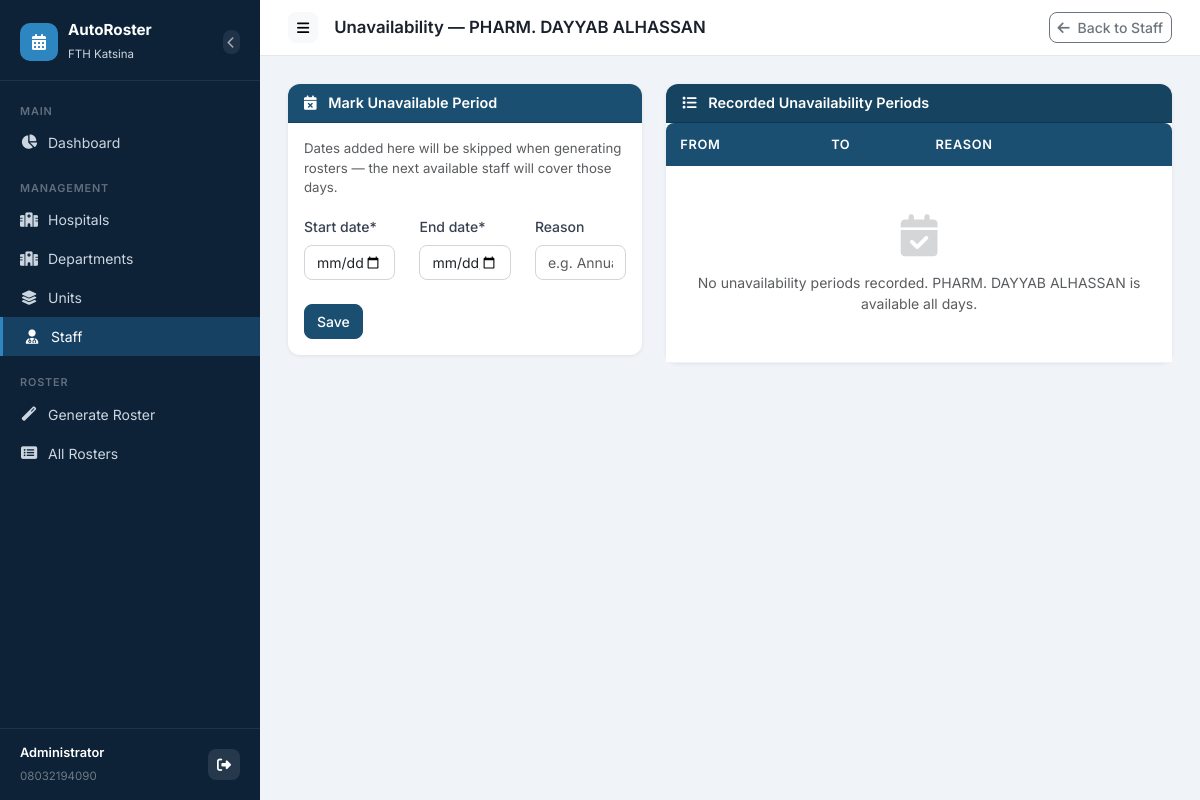
The page /staff/10/availability/ (signed in) on the database its author committed.
### accounts/models.py (models this page shows)
class User(AbstractBaseUser, PermissionsMixin):
    phone_number = models.CharField(max_length=20, unique=True)
    full_name = models.CharField(max_length=200, blank=True)
    is_active = models.BooleanField(default=True)
    is_staff = models.BooleanField(default=False)
    date_joined = models.DateTimeField(auto_now_add=True)
    objects = UserManager()
    USERNAME_FIELD = 'phone_number'
    REQUIRED_FIELDS = []
    def __str__(self):
        return self.full_name or self.phone_number

### roster/models.py (models this page shows, shortened)
class Staff(models.Model):
    unit = models.ForeignKey(Unit, on_delete=models.CASCADE, related_name='staff')
    title = models.CharField(max_length=50, default='PHARM.')
    name = models.CharField(max_length=200, help_text='Full name e.g. IBRAHIM ABUKUR')
    is_active = models.BooleanField(default=True)
    @property
    def display_name(self):
        return f"{self.title} {self.name}".upper()
    class Meta:
        ordering = ['name']
        verbose_name_plural = 'Staff'

### roster/views.py (the view)
# urls.py: path('staff/<int:pk>/availability/', views.staff_availability, name='staff_availability'),
@login_required
def staff_availability(request, pk):
    staff = get_object_or_404(Staff, pk=pk)
    records = staff.availability_records.order_by('start_date')
    form = StaffAvailabilityForm(request.POST or None)
    if request.method == 'POST' and form.is_valid():
        av = form.save(commit=False)
        av.staff = staff
        av.save()
        messages.success(request, 'Unavailability period saved.')
        return redirect('staff_availability', pk=pk)
    return render(request, 'roster/staff_availability.html', {
        'staff': staff,
        'records': records,
        'form': form,
    })

### roster/forms.py (shortened to what this page needs)
class StaffAvailabilityForm(forms.ModelForm):
    class Meta:
        model = StaffAvailability
        fields = ['start_date', 'end_date', 'reason']
        widgets = {
            'start_date': forms.DateInput(attrs={'class': 'form-control', 'type': 'date'}),
            'end_date': forms.DateInput(attrs={'class': 'form-control', 'type': 'date'}),
            'reason': forms.TextInput(attrs={'class': 'form-control', 'placeholder': 'e.g. Annual leave, Training'}),
        }
    def __init__(self, *args, **kwargs):
        super().__init__(*args, **kwargs)
        self.helper = FormHelper()
        self.helper.layout = Layout(
            Row(
                Column('start_date', css_class='col-md-4'),
                Column('end_date', css_class='col-md-4'),
                Column('reason', css_class='col-md-4'),
            ),
            Submit('submit', 'Save', css_class='btn btn-primary mt-2'),
        )

### roster/templates/roster/staff_availability.html (shortened to what this page needs)
{% extends 'roster/base.html' %}
{% load crispy_forms_tags %}
{% block page_title %}Unavailability — {{ staff.display_name }}{% endblock %}
{% block topbar_actions %}
  <a href="{% url 'staff_list' %}" class="btn btn-outline-secondary btn-sm">
    <i class="fas fa-arrow-left me-1"></i> Back to Staff
  </a>
{% endblock %}
{% block content %}
<div class="row g-4">
  <div class="col-lg-5">
    <div class="card">
      <div class="card-header" style="background:#1B4F72;color:#fff;font-weight:600;font-size:.9rem;">
        <i class="fas fa-calendar-times me-2"></i> Mark Unavailable Period
      </div>
      <div class="card-body">
        <p class="text-muted mb-3" style="font-size:.83rem;">
          Dates added here will be skipped when generating rosters — the next available staff will cover those days.
        </p>
        {% crispy form %}
      </div>
    </div>
  </div>
  <div class="col-lg-7">
    <div class="card">
      <div class="card-header" style="background:#154360;color:#fff;font-weight:600;font-size:.9rem;">
        <i class="fas fa-list me-2"></i> Recorded Unavailability Periods
      </div>
      <div class="card-body p-0">
        <table class="table table-modern mb-0">
          <thead>
            <tr>
              <th>From</th>
              <th>To</th>
              <th>Reason</th>
              <th></th>
            </tr>
          </thead>
          <tbody>
            {% for rec in records %}
            <tr>
              <td style="font-size:.875rem;font-weight:600;">{{ rec.start_date|date:"d M Y" }}</td>
              <td style="font-size:.875rem;">{{ rec.end_date|date:"d M Y" }}</td>
              <td style="font-size:.82rem;color:#6b7280;">{{ rec.reason|default:"—" }}</td>
              <td class="text-end">
                <form method="post" action="{% url 'staff_availability_delete' rec.pk %}" style="display:inline;">
                  {% csrf_token %}
                  <button type="submit" class="btn btn-sm btn-outline-danger"
                    onclick="return confirm('Remove this unavailability record?')">
                    <i class="fas fa-trash"></i>
                  </button>
                </form>
              </td>
            </tr>
            {% empty %}
            <tr>
              <td colspan="4" class="text-center py-5 text-muted">
                <i class="fas fa-calendar-check fa-3x mb-3 opacity-25 d-block"></i>
                No unavailability periods recorded. {{ staff.display_name }} is available all days.
              </td>
            </tr>
            {% endfor %}
          </tbody>
        </table>
      </div>
    </div>
  </div>
</div>
{% endblock %}

### roster/templates/roster/base.html (shortened to what this page needs)
<!DOCTYPE html>
<html lang="en">
<head>
  <link href="https://cdn.jsdelivr.net/npm/bootstrap@5.3.3/dist/css/bootstrap.min.css" rel="stylesheet">
  <link href="https://cdnjs.cloudflare.com/ajax/libs/font-awesome/6.5.0/css/all.min.css" rel="stylesheet">
</head>
<body>
<nav id="sidebar">
  <div class="sidebar-brand d-flex align-items-center justify-content-between">
    <div class="d-flex align-items-center">
      <div class="sidebar-logo">
        <i class="fas fa-calendar-alt text-white"></i>
      </div>
      <div>
        <h5>AutoRoster</h5>
        <small>FTH Katsina</small>
      </div>
    </div>
    <button id="sidebarClose" class="btn btn-sm p-1 ms-2" style="background:rgba(255,255,255,0.08);color:rgba(255,255,255,0.6);line-height:1;" title="Collapse sidebar">
      <i class="fas fa-chevron-left" style="font-size:0.75rem;"></i>
    </button>
  </div>
  <div class="sidebar-nav">
    <div class="nav-section-label">Main</div>
    <a href="{% url 'dashboard' %}" class="nav-link {% if request.resolver_match.url_name == 'dashboard' %}active{% endif %}">
      <i class="fas fa-chart-pie"></i> Dashboard
    </a>
    <div class="nav-section-label mt-2">Management</div>
    <a href="{% url 'hospital_list' %}" class="nav-link {% if 'hospital' in request.resolver_match.url_name %}active{% endif %}">
      <i class="fas fa-hospital-alt"></i> Hospitals
    </a>
    <a href="{% url 'department_list' %}" class="nav-link {% if 'department' in request.resolver_match.url_name %}active{% endif %}">
      <i class="fas fa-hospital"></i> Departments
    </a>
    <a href="{% url 'unit_list' %}" class="nav-link {% if 'unit' in request.resolver_match.url_name %}active{% endif %}">
      <i class="fas fa-layer-group"></i> Units
    </a>
    <a href="{% url 'staff_list' %}" class="nav-link {% if 'staff' in request.resolver_match.url_name and 'api' not in request.resolver_match.url_name %}active{% endif %}">
      <i class="fas fa-user-md"></i> Staff
    </a>
    <div class="nav-section-label mt-2">Roster</div>
    <a href="{% url 'roster_generate' %}" class="nav-link {% if request.resolver_match.url_name == 'roster_generate' %}active{% endif %}">
      <i class="fas fa-magic"></i> Generate Roster
    </a>
    <a href="{% url 'roster_list' %}" class="nav-link {% if request.resolver_match.url_name == 'roster_list' %}active{% endif %}">
      <i class="fas fa-list-alt"></i> All Rosters
    </a>
  </div>
  <div class="sidebar-footer">
    <div class="d-flex align-items-center justify-content-between">
      <div>
        <div style="color:#fff;font-size:.8rem;font-weight:600;">{{ request.user }}</div>
        <small style="color:rgba(255,255,255,0.4);">{{ request.user.phone_number }}</small>
      </div>
      <a href="{% url 'logout' %}" class="btn btn-sm" style="background:rgba(255,255,255,0.1);color:#fff;" title="Logout">
        <i class="fas fa-sign-out-alt"></i>
      </a>
    </div>
  </div>
</nav>
<div id="main-content">
  <div class="topbar">
    <div class="d-flex align-items-center gap-3">
      <button class="btn btn-sm btn-light" id="sidebarToggle" title="Toggle sidebar">
        <i class="fas fa-bars"></i>
      </button>
      <span class="topbar-title">{% block page_title %}Dashboard{% endblock %}</span>
    </div>
    <div class="topbar-actions">
      {% block topbar_actions %}{% endblock %}
    </div>
  </div>
  <div class="page-content">
    {% block content %}{% endblock %}
  </div>
</div>
</body>
</html>

### roster/templates/roster/base.html (style rules this page uses)
:root { --sidebar-width: 260px; --primary: #1B4F72; --primary-dark: #154360; --accent: #2E86C1; --sidebar-bg: #0d2137; --sidebar-text: #ccd6e0; --sidebar-hover: rgba(46,134,193,0.18); --sidebar-active: rgba(46,134,193,0.32); }
* { font-family: 'Inter', sans-serif; }
body { background: #f0f4f8; min-height: 100vh; }
#sidebar { width: var(--sidebar-width); min-height: 100vh; background: var(--sidebar-bg); position: fixed; top: 0; left: 0; z-index: 1000; display: flex; flex-direction: column; transition: transform 0.3s ease; }
.sidebar-brand { padding: 20px 20px 16px; border-bottom: 1px solid rgba(255,255,255,0.08); }
.sidebar-brand h5 { color: #fff; font-weight: 700; font-size: 0.95rem; margin: 0; line-height: 1.3; }
.sidebar-brand small { color: var(--sidebar-text); font-size: 0.72rem; }
.sidebar-logo { width: 38px; height: 38px; background: var(--accent); border-radius: 10px; display: flex; align-items: center; justify-content: center; margin-right: 10px; flex-shrink: 0; }
.sidebar-nav { padding: 12px 0; flex: 1; overflow-y: auto; }
.nav-section-label { color: rgba(255,255,255,0.35); font-size: 0.68rem; font-weight: 600; text-transform: uppercase; letter-spacing: 0.08em; padding: 10px 20px 4px; }
.sidebar-nav .nav-link { color: var(--sidebar-text); padding: 9px 20px; border-radius: 0; font-size: 0.875rem; display: flex; align-items: center; gap: 10px; transition: all 0.18s; }
.sidebar-nav .nav-link.active { background: var(--sidebar-active); color: #fff; border-left: 3px solid var(--accent); }
.sidebar-nav .nav-link i { width: 18px; text-align: center; font-size: 0.9rem; }
.sidebar-footer { padding: 14px 20px; border-top: 1px solid rgba(255,255,255,0.08); }
.sidebar-footer small { color: rgba(255,255,255,0.3); font-size: 0.72rem; }
#main-content { margin-left: var(--sidebar-width); min-height: 100vh; display: flex; flex-direction: column; }
.topbar { background: #fff; border-bottom: 1px solid #e2e8f0; padding: 12px 28px; display: flex; align-items: center; justify-content: space-between; position: sticky; top: 0; z-index: 500; }
.topbar-title { font-weight: 600; color: #1a202c; font-size: 1.05rem; }
.topbar-actions { display: flex; align-items: center; gap: 10px; }
.page-content { padding: 28px; flex: 1; }
.card { border: none; border-radius: 12px; box-shadow: 0 1px 4px rgba(0,0,0,0.07); }
.card-header { border-radius: 12px 12px 0 0 !important; font-weight: 600; }
.table-modern { border-collapse: separate; border-spacing: 0; }
.table-modern thead th { background: var(--primary); color: #fff; font-size: 0.8rem; font-weight: 600; text-transform: uppercase; letter-spacing: 0.05em; padding: 12px 14px; border: none; }
.table-modern thead th:first-child { border-radius: 8px 0 0 0; }
.table-modern thead th:last-child { border-radius: 0 8px 0 0; }
.table-modern tbody td { padding: 11px 14px; vertical-align: middle; border-color: #edf2f7; font-size: 0.875rem; }
.btn { border-radius: 8px; font-size: 0.875rem; font-weight: 500; }
.btn-primary { background: var(--primary); border-color: var(--primary); }
.form-label { font-weight: 500; font-size: 0.875rem; color: #374151; }
.form-control, .form-select { border-radius: 8px; font-size: 0.875rem; border-color: #d1d5db; }
#sidebar { transition: transform 0.3s ease; }
#main-content { transition: margin-left 0.3s ease; }

### rows shown on the page
User: user "Administrator", user.phone_number "08032194090"
Staff: display_name "PHARM. DAYYAB ALHASSAN"
